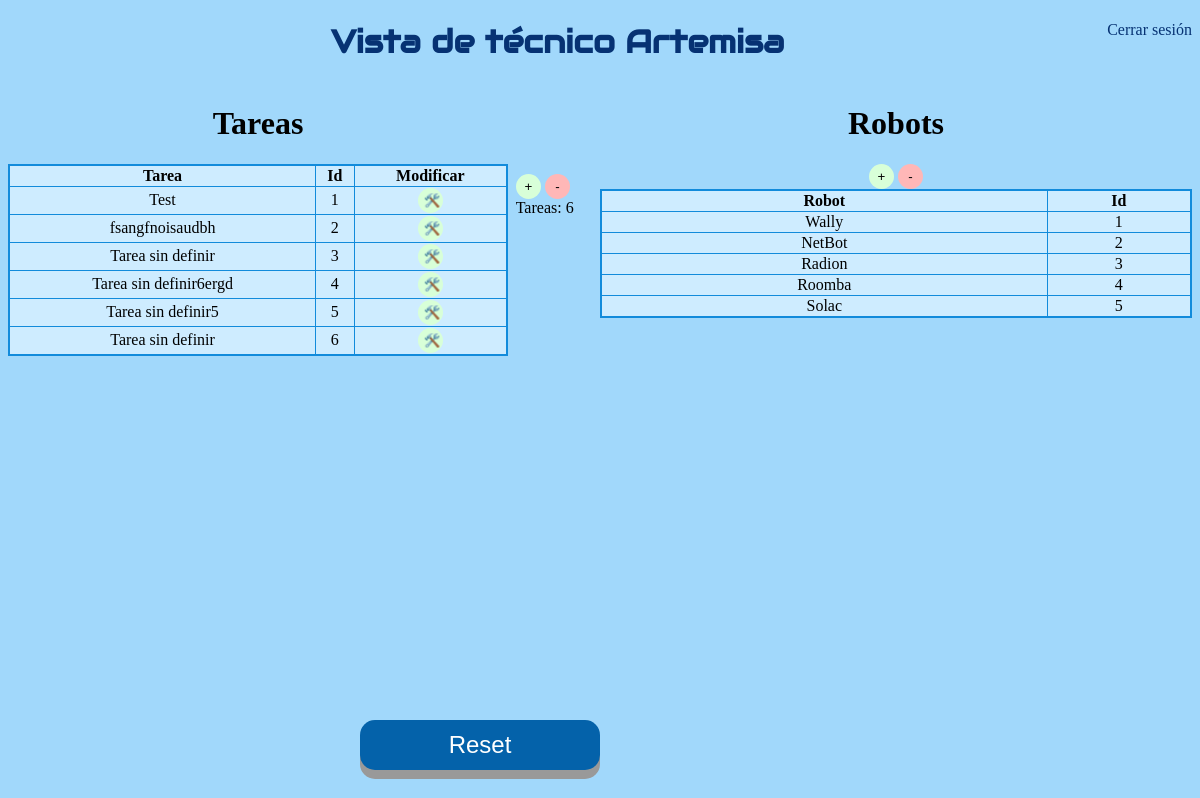
The app's page /Interfaz_tecnico.html, older data.
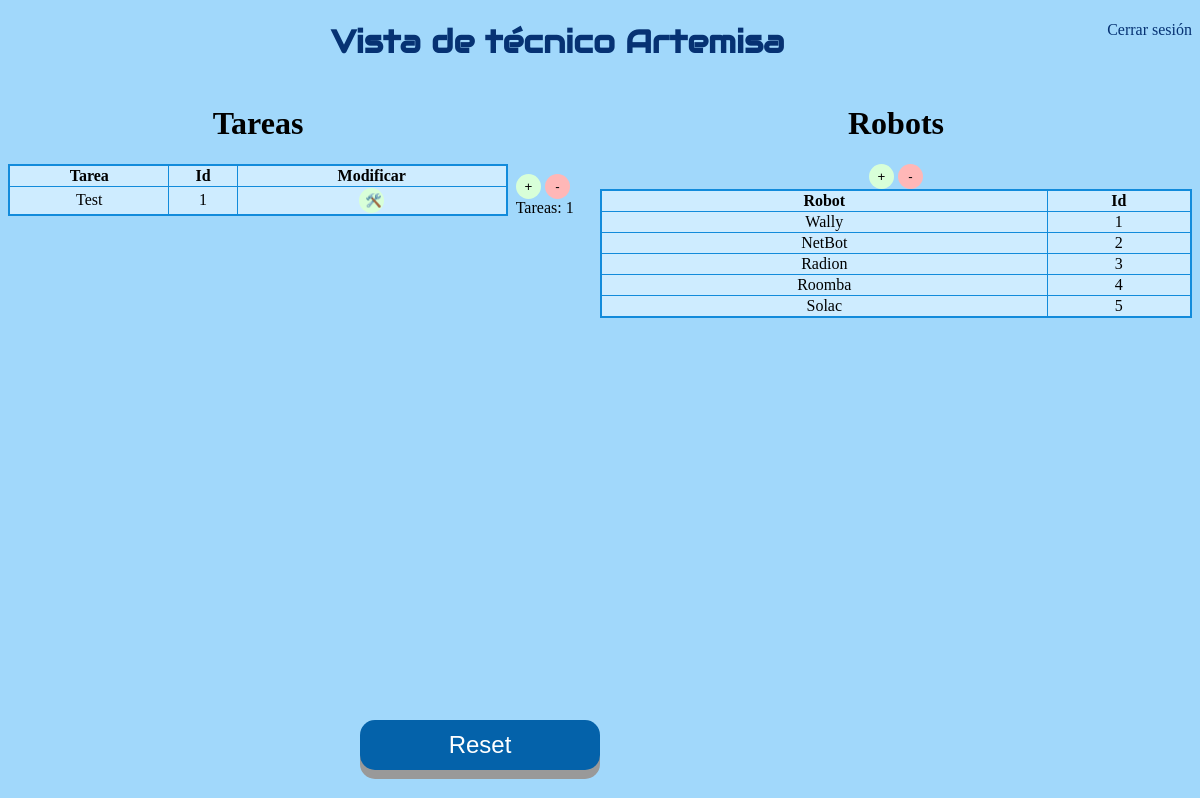
The same page, newer data.
### app.py (models this page shows)
class Todo(db.Model): #Tabla para tareas creadas
    id = db.Column(db.Integer, primary_key=True)
    content = db.Column(db.String(200), nullable=False)
    priority = db.Column(db.String(200))        # prioridad
    descripcion = db.Column(db.String(200))             # Descripcion
    atributos = db.Column(db.String(800))               # Atributos

class Robo(db.Model):
    id = db.Column(db.Integer, primary_key=True)
    nombre = db.Column(db.String(200), nullable=False)

### app.py (the view)
@app.route('/Interfaz_tecnico.html', methods=['POST','GET'])     # Redireccion a Tecnico
def tecnico():
    tasks = Todo.query.order_by(Todo.id).all() # Este método nos devuelve todos los elementos de la tabla de la base de datos
    rob = Robo.query.order_by(Robo.id).all()
    return render_template('Interfaz_tecnico.html', tasks=tasks, rob=rob) # Presentar las tareas

### templates/Interfaz_tecnico.html (shortened to what this page needs)
{% extends 'base.html' %}
{% block head %}
</head>
{% endblock %}
{% block body %}
<a style="float:right" href="index.html">Cerrar sesión</a>
<center>
  <h1 class="principal"> Vista de técnico Artemisa</h1>
</center>
<div class="inline-div-izquierda">
  <h1 class="Copper">Tareas</h1>
  <center>
    <table>
      <tr>
          <th> Tarea</th>
          <th> Id </th>
          <th> Modificar </th>
      </tr>
      {% for task in tasks %}
        {% if task.id!=0 %}
          <tr>
            <td> {{ task.content }}</td>
            <td> {{ task.id }} </td>
            <td> <button type="button" class="button3" onClick="window.location.href='/update/{{ task.id }}';">🛠️</button> </td>
          </tr>
        {% endif %}
      {% endfor %}
      </table>
  </center>
</div>
<div class="inline-div-izquierda2">
  <br> <br> <br> <br> <br>
  <button type="button" class="button3" onClick="window.location.href='/new_update/{{ tasks[-1].id }}';">+</button>
  <button type="button" class="button4" onClick="window.location.href='/delete';">-</button>
 <br> &nbsp;
  Tareas:
  <a id="clicks">{{ tasks[-1].id }}</a> <br>
</div>
<center>
  <div class="inline-div-derecha">
    <h1 class="Copper"> Robots</h1>
    <button type="button" class="button3" onClick="window.location.href='/nuevo_robot';">+</button>
    <button type="button" class="button4" onClick="window.location.href='/delete_robot';">-</button>
    <br>
    <table>
      <tr>
          <th> Robot</th>
          <th> Id </th>
      </tr>
      {% for robot in rob %}
          <tr>
            <td> {{ robot.nombre }}</td>
            <td> {{ robot.id }} </td>
          </tr>
      {% endfor %}
      </table>
  </div>
  <br>
  <br>
</center>
<br> <br> <br> <br> <br> <br> <br> <br> <br> <br> <br> <br> <br> <br> <br> <br> <br> <br> <br> <br> <br>
<center>
  <button id="boton2" class="button2" onclick="window.location.href='/reset';">Reset</button>
</center>
  {% endblock %}

### templates/base.html
<!DOCTYPE html>
<html>
    <head>
        <link rel="stylesheet" href="{{ url_for('static', filename='css/main.css') }}">
        {% block head %} {% endblock %}
    </head>
    <body>
        {% block body %} {% endblock %}
    </body>
</html>

### static/css/main.css (style rules this page uses)
a:link { text-decoration: none; color: rgb(6, 50, 115); }
body { background-color: #a1d8fb; }
h1.Copper { font-family: Copperplate, Papyrus, fantasy; text-align: center }
h1.principal { font-family: "Audiowide", sans-serif; color: rgb(6, 50, 115); }
.button2 { width: 20%; height: 50px; font-size: 24px; text-align: center; position: absolute; bottom: 30px; right: 600px; cursor: pointer; outline: none; color: #fff; background-color: #0462aa; border: none; border-radius: 15px; box-shadow: 0 9px #999; }
.button3 { width: 25px; height: 25px; border: none; border-radius: 15px; background-color: #d8ffd8; }
.button4 { width: 25px; height: 25px; border: none; border-radius: 15px; background-color: #ffb7b7; }
.inline-div-derecha { width: 50%; float: right; }
.inline-div-izquierda { width: 500px; float: left; }
.inline-div-izquierda2 { width: 72px; float: left; }
table { border: 2px solid rgb(18, 139, 219); border-collapse: collapse; width: 100%; text-align: center; background-color: #ceecff; }
th, td { border: 1px solid rgb(18, 139, 219); }

Row changes from the older to the newer data that the page shows:
removed Todo: content "fsangfnoisaudbh", id "2"
removed Todo: content "Tarea sin definir", id "3"
removed Todo: content "Tarea sin definir6ergd", id "4"
removed Todo: content "Tarea sin definir5", id "5"
removed Todo: content "Tarea sin definir", id "6"
Text that changed along with them:
{{ tasks[-1].id }}: "6" → "1"
